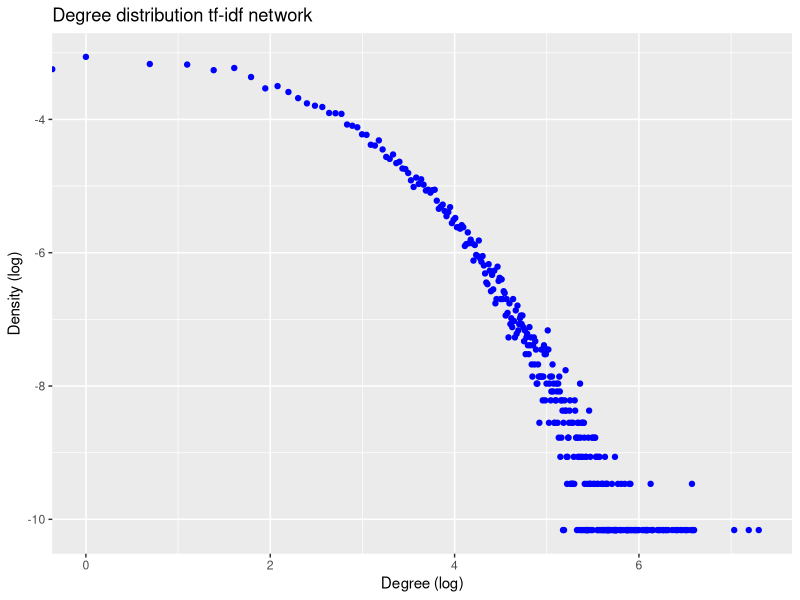
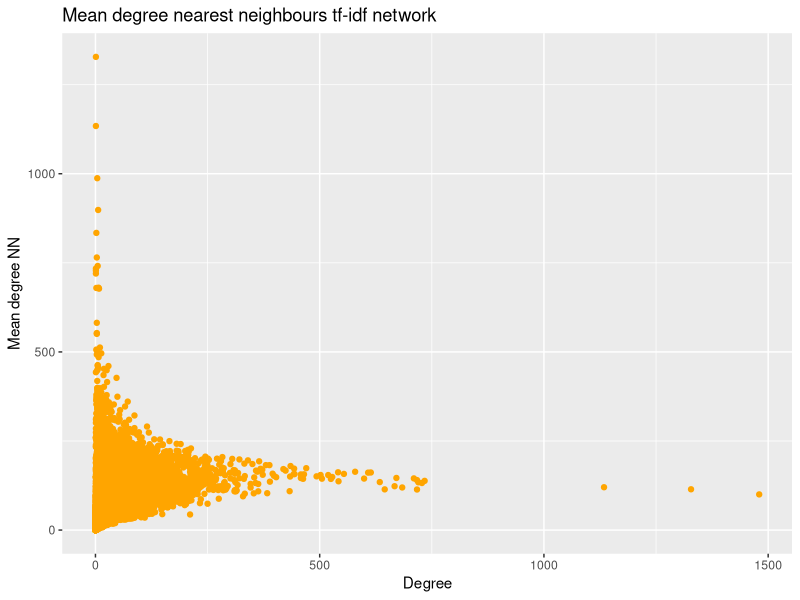
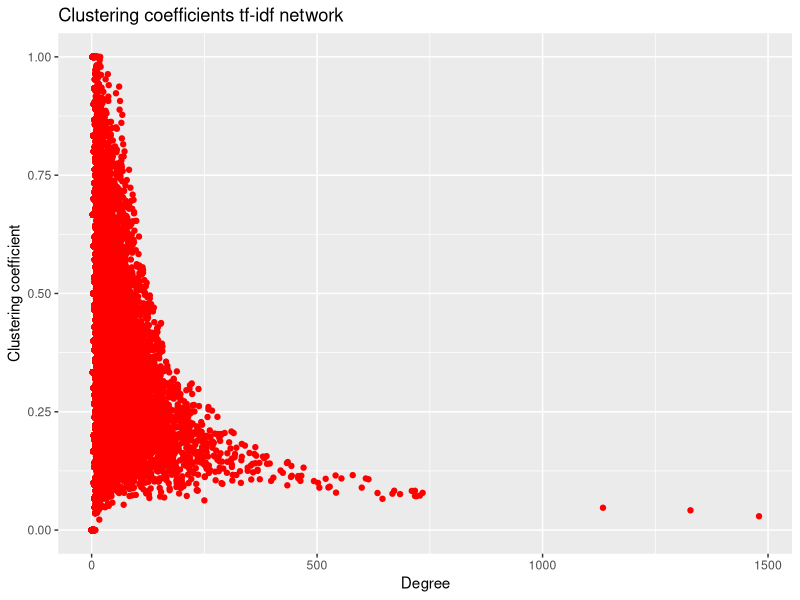
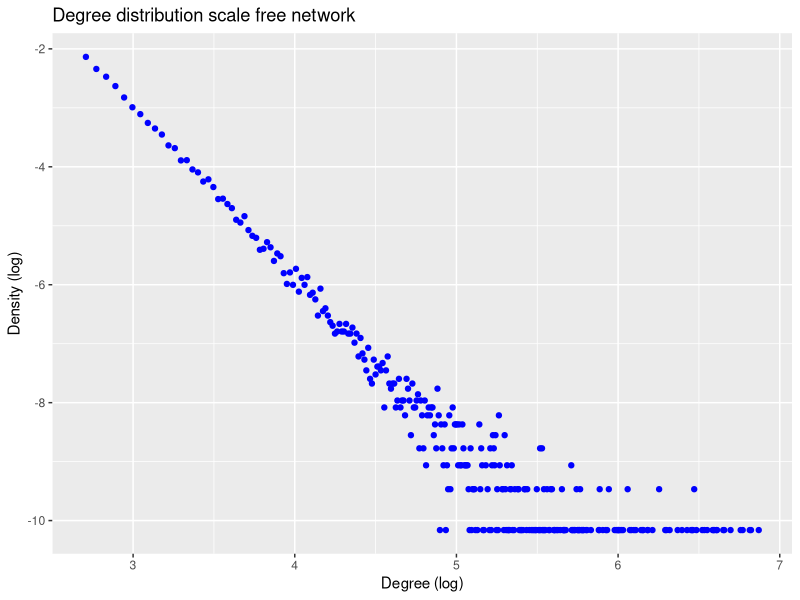
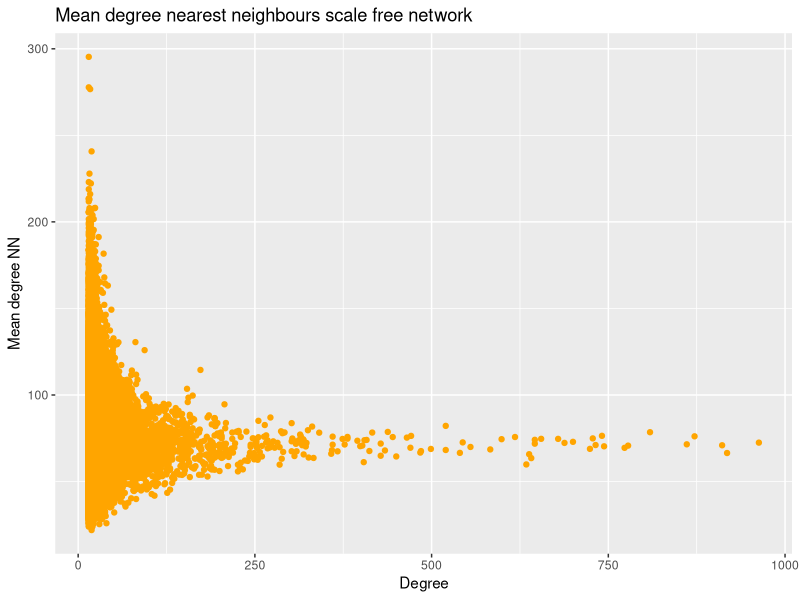
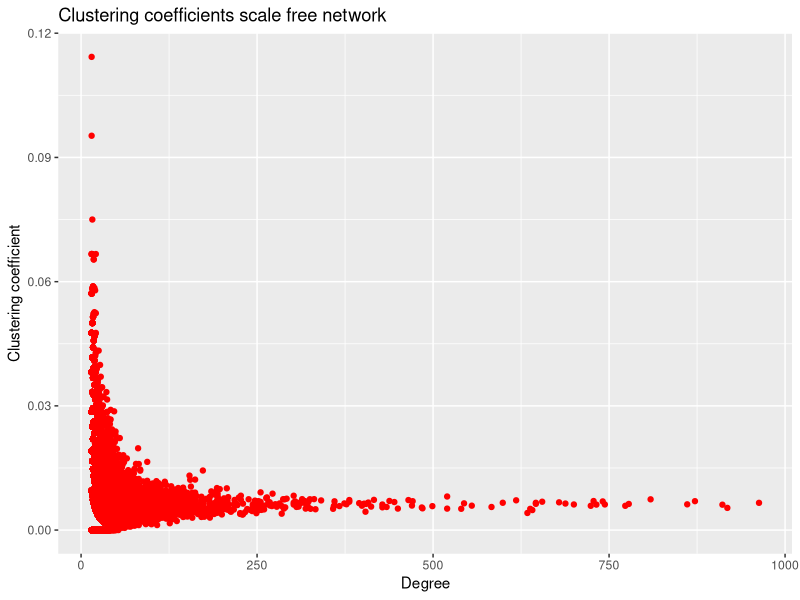

These charts were generated, in order, by the following R code:
library(tidyverse)

#create plots for network built from tf-idf embeddings
centrality_measures <- read_csv(
    "tf_idf_network/results/abstract_embeddings/centrality_measures.csv"
)

#plot degree distribution
degrees <- centrality_measures %>%
    group_by(Degree) %>%
    summarize(Density = n()/nrow(centrality_measures))
plot <- ggplot(data = degrees, aes(x = log(Degree), y = log(Density))) +
    geom_point(color = "blue") +
    labs(title = "Degree distribution tf-idf network", x = "Degree (log)", y = "Density (log)")
ggsave("plots/figure_1/degree_distribution_tf_idf_network.png", plot = plot, width = 6.67, height = 6.67)

#plot mean degree nn vs degree
plot <- ggplot(data = centrality_measures, aes(x = Degree, y = Mean_degree_NN)) +
    geom_point(color = "orange") +
    labs(title = "Mean degree nearest neighbours tf-idf network", x = "Degree", y = "Mean degree NN")
ggsave("plots/figure_1/mean_degree_nn_tf_idf_network.png", plot = plot, width = 6.67, height = 6.67)    

#plot clustering coefficient vs degree
plot <- ggplot(data = centrality_measures, aes(x = Degree, y = Clustering_coefficient)) +
    geom_point(color = "red") +
    labs(title = "Clustering coefficients tf-idf network", x = "Degree", y = "Clustering coefficient")
ggsave("plots/figure_1/clustering_coefficient_tf_idf_network.png", plot = plot, width = 6.67, height = 6.67)


#do the same plots for scale-free network
centrality_measures <- read_csv(
    "tf_idf_network/results/scale_free_network/centrality_measures.csv"
)

#plot degree distribution
degrees <- centrality_measures %>%
    group_by(Degree) %>%
    summarize(Density = n()/nrow(centrality_measures))
plot <- ggplot(data = degrees, aes(x = log(Degree), y = log(Density))) +
    geom_point(color = "blue") +
    labs(title = "Degree distribution scale free network", x = "Degree (log)", y = "Density (log)")
ggsave("plots/figure_1/degree_distribution_scale_free_network.png", plot = plot, width = 6.67, height = 6.67)

#plot mean degree nn vs degree
plot <- ggplot(data = centrality_measures, aes(x = Degree, y = Mean_degree_NN)) +
    geom_point(color = "orange") +
    labs(title = "Mean degree nearest neighbours scale free network", x = "Degree", y = "Mean degree NN")
ggsave("plots/figure_1/mean_degree_nn_scale_free_network.png", plot = plot, width = 6.67, height = 6.67)    

#plot clustering coefficient vs degree
plot <- ggplot(data = centrality_measures, aes(x = Degree, y = Clustering_coefficient)) +
    geom_point(color = "red") +
    labs(title = "Clustering coefficients scale free network", x = "Degree", y = "Clustering coefficient")
ggsave("plots/figure_1/clustering_coefficient_scale_free_network.png", plot = plot, width = 6.67, height = 6.67)
